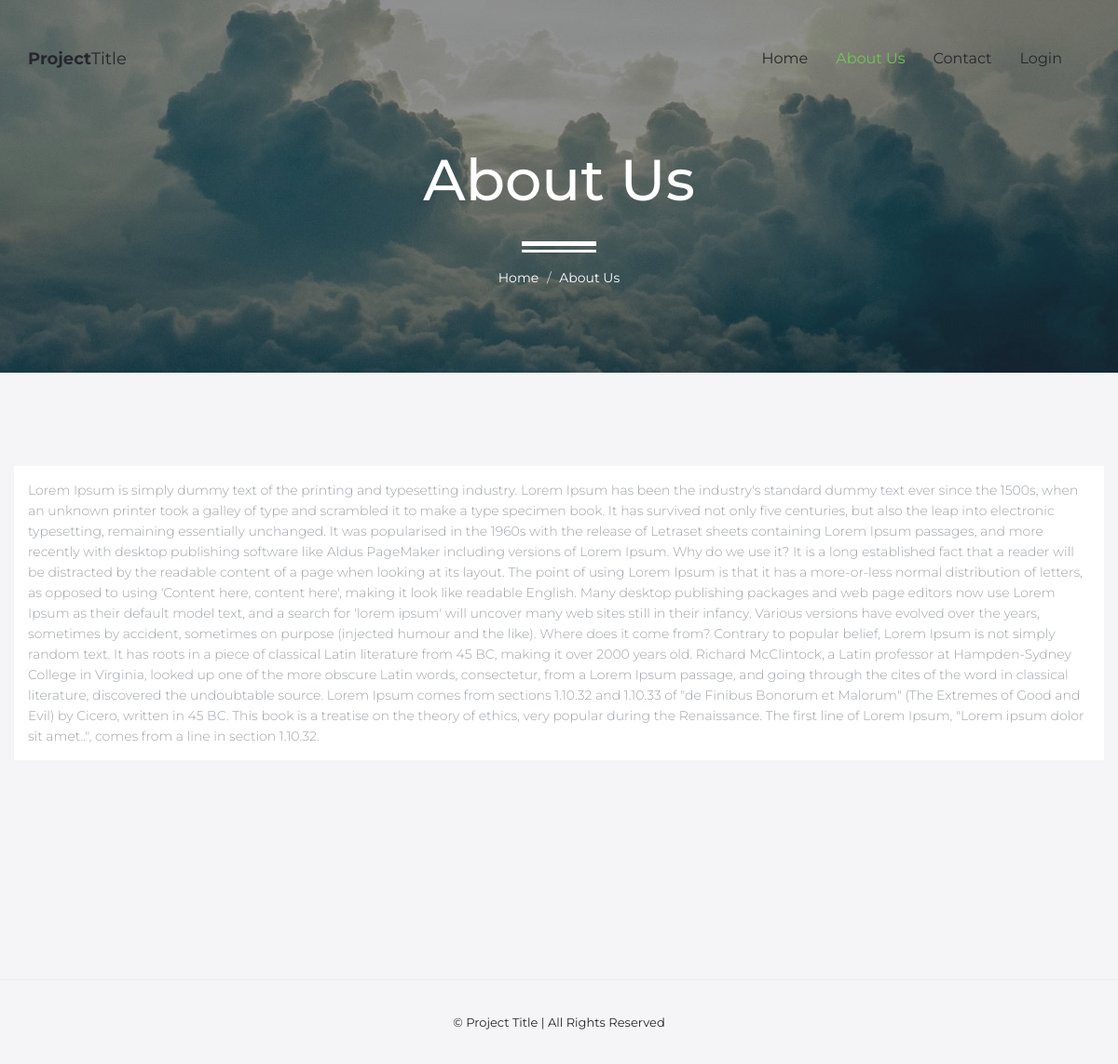
Page /about.php on the committed database.
### tables this page shows
CREATE TABLE `settings` (
  `id` int(11) NOT NULL,
  `email` varchar(255) NOT NULL,
  `phone` varchar(255) NOT NULL,
  `address` text NOT NULL,
  `project_name` text NOT NULL,
  `project_title` text NOT NULL,
  `project_subtitle` text NOT NULL,
  `service_title` text NOT NULL,
  `service_subtitle` text NOT NULL,
  `social_worker_title` text NOT NULL,
  `social_worker_subtitle` text NOT NULL
);

CREATE TABLE `pages` (
  `id` int(11) NOT NULL,
  `title` text NOT NULL,
  `description` longtext NOT NULL,
  `created_at` timestamp NOT NULL DEFAULT current_timestamp()
);

### class/database.php (called while the page is built, shortened)
<?php
class database{
    private $db;
    private $dbhost = 'localhost';
    private $dbname = 'fy_project';
    private $dbuser = 'root';
    private $dbpass = '';
    public $pageTable = "pages";
    private $settingsTable = "settings";
    public function connect(){
	   if ($this->db) {
			return $this->db;
		}
        try {
			$this->db = new PDO("mysql:host={$this->dbhost};dbname={$this->dbname}",$this->dbuser,$this->dbpass,array(PDO::MYSQL_ATTR_INIT_COMMAND => "SET NAMES 'utf8'"));
			$this->db->setAttribute(PDO::ATTR_ERRMODE, PDO::ERRMODE_EXCEPTION);
        }
        catch(PDOException $e) {
           echo "Connection error: ".$e->getMessage();
        }
    }
    public function getPageByTitle($title){
        $statement = $this->db->prepare("select * from $this->pageTable where title = ? ORDER BY id DESC");
        $statement->execute(array($title));
        $num = $statement->rowCount();
        if($num>0){
            return $statement->fetchAll(PDO::FETCH_ASSOC);
        }
        return false;
    }
    public function getSettings(){
        $statement = $this->db->prepare("select * from $this->settingsTable where id = ?");
        $statement->execute(array("1"));
        $num = $statement->rowCount();
        if($num>0){
            return $statement->fetchAll(PDO::FETCH_ASSOC);
        }
        return false;
    }
}
?>

### about.php (the view, shortened to what this page needs)
<?php
    $isLoggedIn = false;
    require_once("class/database.php");
    $db = new database();
    $aboutPage = $db->getPageByTitle("About Us");
    if($aboutPage){
        $aboutPage = $aboutPage[0];
    }
?>
<?php include("header.php"); ?>
    <header id="masthead" class="site-header">
        <nav id="primary-navigation" class="site-navigation">
            <div class="container">
                <div class="navbar-header">
                    <a class="site-title"><span><?php $projectName = explode(" ", $settings["project_name"]); echo $projectName[0]; ?></span><?php echo $projectName[1]; ?></a>
                </div>
                <div class="collapse navbar-collapse" id="agency-navbar-collapse">
                    <ul class="nav navbar-nav navbar-right">
                        <li><a href="index.php">Home</a></li>
                        <li class="active"><a href="about.php">About Us</a></li>
                        <li><a href="contact.php">Contact</a></li>
                        <li><?php if($isLoggedIn): ?><a href="logout.php">Log Out</a><?php else: ?> <a href="login">Login</a> <?php endif; ?></li>
                    </ul>
                </div>
            </div>
        </nav>
    </header>
     <div id="hero" class="hero overlay subpage-hero contact-hero">
        <div class="hero-content">
            <div class="hero-text">
                <h1>About Us</h1>
                <ol class="breadcrumb">
                  <li class="breadcrumb-item"><a href="index.php">Home</a></li>
                  <li class="breadcrumb-item active">About Us</li>
                </ol>
            </div>
        </div>
    </div>
    <main id="main" class="site-main">
        <section class="site-section section-services gray-bg">
            <div class="container white-bg padding-top-bottom">
                <div class="row">
                    <div class="col-md-12">
                        <p><?php echo $aboutPage["description"]; ?></p>
                    </div>
                </div>
            </div>
        </section>
    </main>
    <footer id="colophon" class="site-footer">
        <div class="copyright">
            <div class="container">
                <div class="row">
                    <div class="col-md-12">
                        <div class="text-center">
                            <p>&copy; <?php echo $settings["project_name"]; ?> | All Rights Reserved</p>
                        </div>
                    </div>
                </div>
            </div>
        </div>
    </footer>
<?php include("footer.php"); ?>

### assets/css/style.css (style rules this page uses)
a { transition: all 0.25s ease-in-out; -moz-transition: all 0.25s ease-in-out; -webkit-transition: all 0.25s ease-in-out; -o-transition: all 0.25s ease-in-out; -ms-transition: all 0.25s ease-in-out; cursor: pointer; color: #9fa3a7; }
p { margin-bottom: 0; font-size: 14px; font-weight: 300; color: #9fa3a7; line-height: 22px; }
h1 { font-size: 62px; }
h1,h2,h3,h4,h5 { color: #26292c; }
html, body { width: 100%; height: 100%; margin: 0; padding: 0; font-family: 'Montserrat', sans-serif; color: #26272d; }
.gray-bg { background-color: #f5f5f8; }
.site-header { position: absolute; padding: 50px 0 0; background-color: transparent; width: 100%; z-index: 3; }
.site-title { font-size: 18px; line-height: 26px; color: #26272d; }
.site-title span { font-weight: 700; }
.navbar-collapse { text-align: center; }
.navbar-nav { float: none; display: inline-block; }
.navbar-nav > li > a, .slicknav_nav > li > a { padding: 0; font-size: 16px; position: relative; color: #26272d; line-height: 26px; }
.navbar-nav > li + li { margin-left: 30px; }
.nav .open > a, .nav .open > a:focus, .nav .open > a:hover, .navbar-nav > li > a:hover, .navbar-nav > li > a:focus, .navbar-nav > li.active > a, .navbar-collapse li a:hover, .dropdown.open > a, .site-header-white .dropdown.open > a, .dropdown-menu a:hover, .dropdown:hover > a, .dropdown-menu>li>a:focus, .dropdown-menu li a:hover, .slicknav_nav > li.active a, .slicknav_open .slicknav_arrow, .slicknav_nav > li a:hover { background-color: transparent; color: #6fc754; }
.hero { background: url(../img/hero-2.jpg) no-repeat center / cover; height: 100%; width: 100%; display: table; position: relative; }
.overlay:before { content: ''; background-color: rgba(255,255,255,0.5); height: 100%; width: 100%; position: absolute; top: 0; left: 0; z-index: 0; }
.hero-content { display: table-cell; vertical-align: middle; padding-top: 75px; }
.hero-text { max-width: 890px; width: 100%; margin: 0 auto; padding: 0 15px; text-align: center; }
.hero-text h1 { position: relative; margin: 0; }
.hero .breadcrumb { padding-top: 60px; margin-bottom: 0; }
.hero .breadcrumb:before { content: ''; display: block; position: absolute; left: 50%; bottom: 45px; height: 12px; width: 80px; border-top: 5px solid #fff; border-bottom: 3px solid #fff; transform: translateX(-50%); -moz-transform: translateX(-50%); -webkit-transform: translateX(-50%); -o-transform: translateX(-50%); -ms-transform: translateX(-50%); }
.subpage-hero { height: 400px; }
.subpage-hero.overlay:before { background-color: rgba(38,39,45,0.5); }
.subpage-hero .hero-content, .subpage-hero .hero-content h1, .subpage-hero a { color: #fff; }
.contact-hero { background: url(../img/contact-hero.jpg) no-repeat center / cover; }
.site-section { padding: 100px 0 140px; }
.white-bg { background: white; }
.padding-top-bottom { padding-top: 15px; padding-bottom: 15px; }
.site-footer { background-color: #f5f5f8; padding-top: 95px; }
.copyright { padding: 30px 0; border-top: 1px solid rgba(38, 41, 44, 0.05); }
.copyright .text-center { padding: 4px 0; }
.copyright p { font-size: 13px; font-weight: 400; color: #26272d; }
.breadcrumb { background-color: transparent; position: relative; }
.breadcrumb .active { color: #fff; }

### rows in the picture
settings: project_name "Project", project_name "Title", project_name "Project Title"
pages: description "Lorem Ipsum is simply dummy text of the printing and typesetting industry. Lorem Ipsum has been the industry's standard dummy text ever since the 1500s, when an unknown printer took a galley of type and scrambled it to make a type specimen book. It has survived not only five centuries, but also the leap into electronic typesetting, remaining essentially unchanged. It was popularised in the 1960s with the release of Letraset sheets containing Lorem Ipsum passages, and more recently with desktop publishing software like Aldus PageMaker including versions of Lorem Ipsum. Why do we use it? It is a long established fact that a reader will be distracted by the readable content of a page when…"
